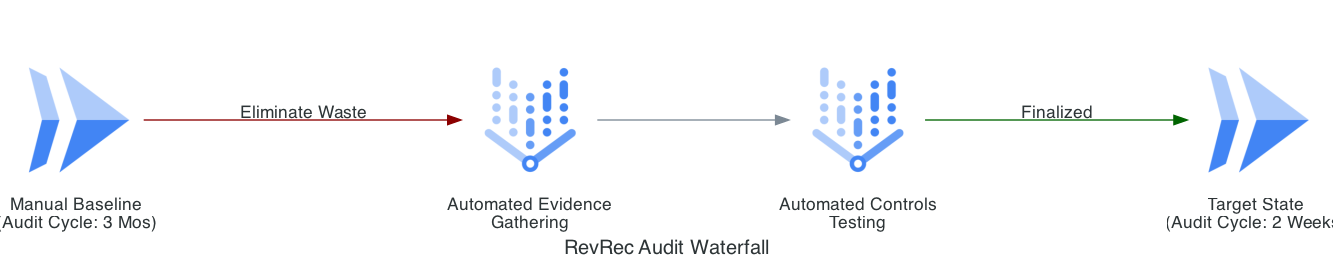

Here is the Python script that generated this plot:
from diagrams import Diagram, Edge
from diagrams.gcp.compute import Run
from diagrams.gcp.ml import VertexAI

graph_attr = {"pad": "0.1", "nodesep": "1.5", "ranksep": "2.0", "bgcolor": "transparent"}

with Diagram("RevRec Audit Waterfall", show=False, filename="revrec_audit_waterfall", direction="LR", graph_attr=graph_attr):
    manual_baseline = Run("Manual Baseline\n(Audit Cycle: 3 Mos)")
    auto_evidence = VertexAI("Automated Evidence\nGathering")
    auto_testing = VertexAI("Automated Controls\nTesting")
    target_state = Run("Target State\n(Audit Cycle: 2 Weeks)")

    manual_baseline >> Edge(label="Eliminate Waste", color="darkred") >> auto_evidence >> auto_testing >> Edge(label="Finalized", color="darkgreen") >> target_state
